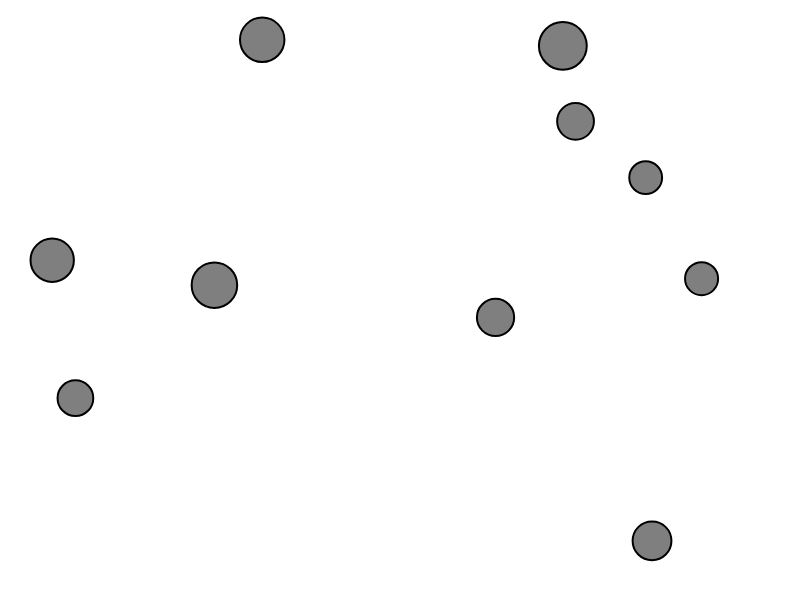
Frame 1 (no input)
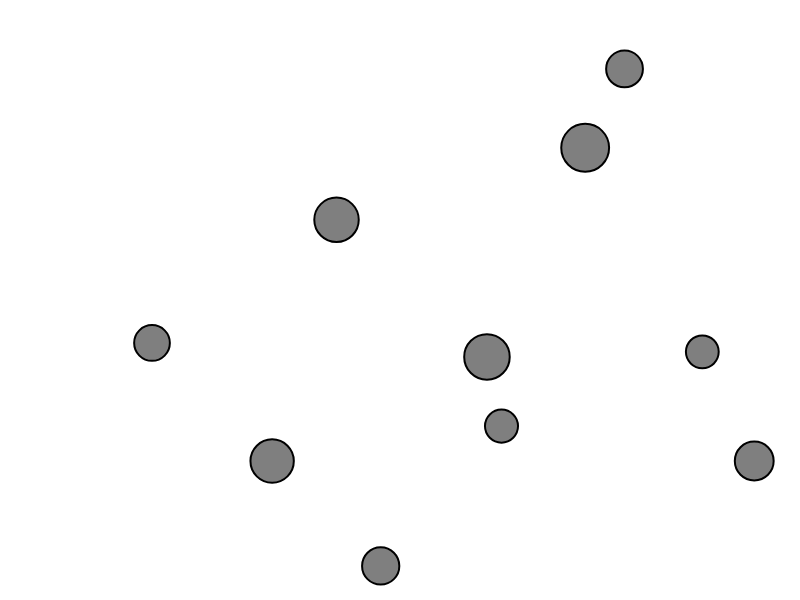
Frame 60 (no input)
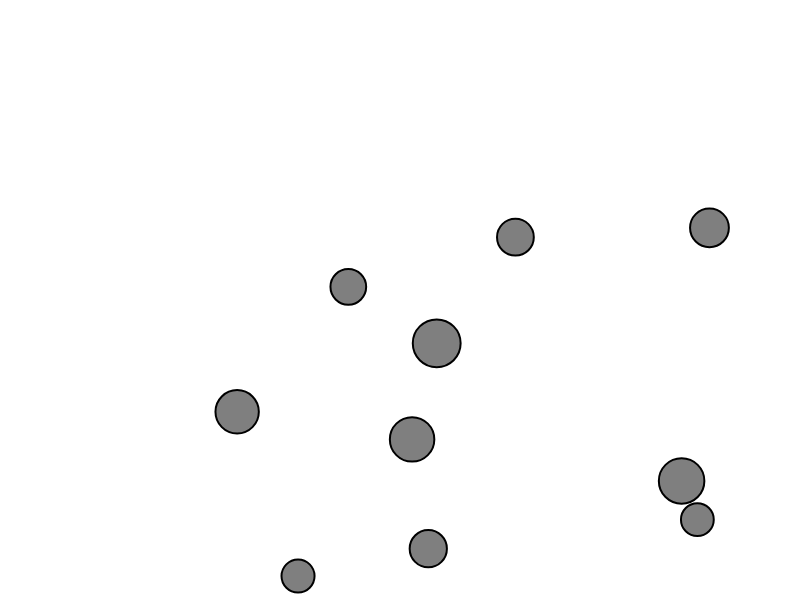
Frame 120 (the mouse pressed at the canvas centre since frame 60)

The p5.js sketch that drew these frames (run headless with seeded random() and noise() and a simulated clock; from frame 60 on, the mouse is pressed at the canvas centre):

// p5.js sketch
// ── sketch.js
let particles = [];

function setup() {
  createCanvas(screen.width, screen.height);
  for(let i=0; i<10; i++){
    let x = random(width);
    let y = random(height);
    particles.push(new Particle(x,y));
  }
}

function draw() {
  background(255);

  for(let i = 0; i < particles.length; i++){
    for(let j = i+1; j < particles.length; j++){
      particles[i].collide(particles[j]);
    }
  }

  for(let particle of particles){
    particle.update();
    particle.edges();
    particle.show();
  }

}

// ── particle.js
class Particle {
    constructor(x, y) {
      this.position = createVector(x, y);
      this.velocity = p5.Vector.random2D().mult(random(2, 6));
      this.acceleration = createVector(0, 0);
      this.mass = random(2, 6);
      this.r = sqrt(this.mass) * 10;
    }
  
    applyForce(force) {
      let f = force.copy().div(this.mass);
      this.acceleration.add(f);
    }
  
    update() {
      this.velocity.add(this.acceleration);
      this.position.add(this.velocity);
      this.acceleration.mult(0);
    }
  
    collide(other) {
      let impactVector = p5.Vector.sub(other.position, this.position);
      let distance = impactVector.mag();
      
      if (distance < this.r + other.r) {
        this.resolveCollision(other, impactVector, distance);
      }
    }
  
    resolveCollision(other, impactVector, distance) {
      let overlap = distance - (this.r + other.r);
      let direction = impactVector.copy().setMag(overlap * 0.5);
  
      this.position.add(direction);
      other.position.sub(direction);
  
      let mSum = this.mass + other.mass;
      let vDiff = p5.Vector.sub(other.velocity, this.velocity);
  
      let num = vDiff.dot(impactVector);
      let den = mSum * distance * distance;
      
      let deltaVA = impactVector.copy().mult(2 * other.mass * num / den);
      let deltaVB = impactVector.copy().mult(-2 * this.mass * num / den);
      
      this.velocity.add(deltaVA);
      other.velocity.add(deltaVB);
    }
  
    edges() {
      if (this.position.x > width - this.r) {
        this.position.x = width - this.r;
        this.velocity.x *= -1;
      } else if (this.position.x < this.r) {
        this.position.x = this.r;
        this.velocity.x *= -1;
      }
  
      if (this.position.y > height - this.r) {
        this.position.y = height - this.r;
        this.velocity.y *= -1;
      } else if (this.position.y < this.r) {
        this.position.y = this.r;
        this.velocity.y *= -1;
      }
    }
  
    show() {
      stroke(0);
      strokeWeight(2);
      fill(127);
      circle(this.position.x, this.position.y, this.r * 2);
    }
  }
